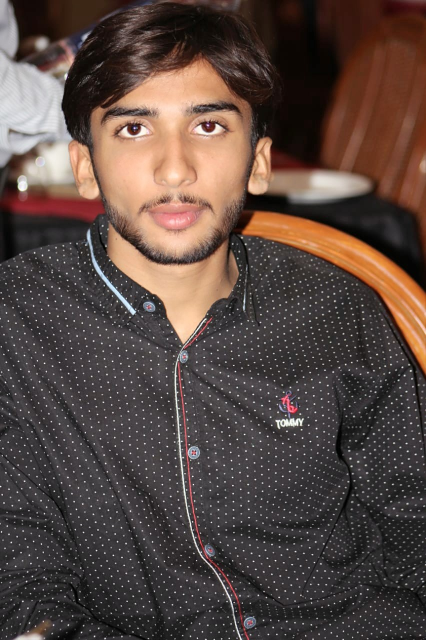
#> input picture Module no 01- Python Programming/Lecture # 16/images/ehtisham.jpg, 852 x 1280 px, found by its file name (shown at 1/2 size)
$ jupyter execute --allow-errors 'Lec-2.26(Data-Visualization-III).ipynb'
#> lines starting #> are read from the running program, lines starting #| are printed output that depends on the picture
---

<h1 align="center">Introduction to Data Analyst and Data Science for beginners</h1>
<h1 align="center">Lecture no 2.26(Data Visualization-III)</h1>

---
<h3><div align="right">Ehtisham Sadiq</div></h3>

## _Data Visualization with Matplotlib_

**Read Documentation for details:**
https://matplotlib.org/stable/users/index.html

## Learning agenda of this notebook
1. Recap:
    - Anatomy of a Figure
    - Line, Bar and Scatter Chart
2. Pie Chart
3. Histogram

## 1. Recap

### a. Anatomy of a Figure

### b. Line Chart

### c. Bar Chart

### d. Scatter Chart

To begin, let's install the Matplotlib library. We'll use the `matplotlib.pyplot` module for basic plots like line & bar charts. It is often imported with the alias `plt`.

[cell 1]
# To install this library in Jupyter notebook
import sys
#!{sys.executable} -m pip install --upgrade pip

[cell 2]
import matplotlib
matplotlib.__version__ , matplotlib.__path__

## 2. Pie Chart

- A pie chart is best used when trying to work out the composition of something. If you have categorical data then using a pie chart would work really well as each slice can represent a different category.
- Pie charts are often used to highlight the proportion of categorical data in relation to the overall value of a dataset. Pie charts are shaped like a pie, and each category that takes up a part of the pie is shaped like a slice. The larger the slice, the greater the proportion of the overall values it represents.

- Like with other plot types, the basic function in Matplotlib to plot a pie chart is `pie()`. Below are some of the important parameters we may need:

  - `x`: The list of data we want to present for each Wedge.
  - `labels`: A sequence of string that provides labels for each wedge.
  - `colors`: Set as None or as a list of colors that are the same length as x.
  - `autopct`: Set as none or as a string to label wedges with their numeric values. The label will be placed inside the wedge.
  - `explode`: Set as None or as a list of values that are the same length as x. Each item in this list indicates how far each wedge deviates from the center of the circle
  - `shadow`: Set as True or False. the default values is False. Setting true adds a shadow effect.
  - `counterclock`: Set as True or False. The default value is True. Used to specify the direction of the fractions.

### a. Example 1 (A Basic Pie Chart):

[cell 3]
import matplotlib.pyplot as plt
from matplotlib import pyplot as plt

# Create figure and axes objects
fig = plt.figure()
ax = fig.add_subplot()

# Data for the pie plot
slices = [50, 150, 300 ]

labels = ['One', 'Two', 'Three']
# Create a pie chart
ax.pie(x=slices, labels=labels)


# add title
plt.title("A Pie Chart")
# show plot
plt.show()
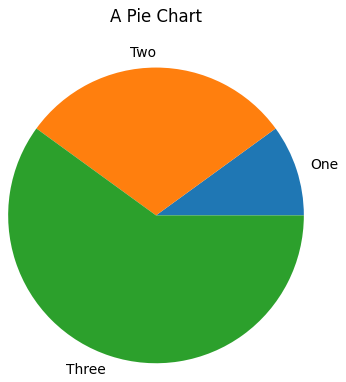
#> figure drawn by matplotlib, 1 panel

### b. Example 2 (Pie Chart Showing Student Counts in Faculty of Computing and IT at PU):

[cell 4]
import matplotlib.pyplot as plt
from matplotlib import pyplot as plt

# Create figure and axes objects
fig = plt.figure()
ax = fig.add_subplot()


# Data for the pie plot
std_count = [130, 550, 250, 400]
depts = ["DS", "CS", "SE", "IT"]
explode = [0.2, 0, 0, 0]
colors = ['#008fd5', '#fc4f30', '#e5ae37', '#6d904f']
# Create a pie chart
ax.pie(x=std_count, labels=depts, autopct='%.1f%%', colors=colors, explode=explode, shadow=True, startangle=190)


# add title
plt.title("Students Count in Faculty of IT")
# show plot
plt.show()
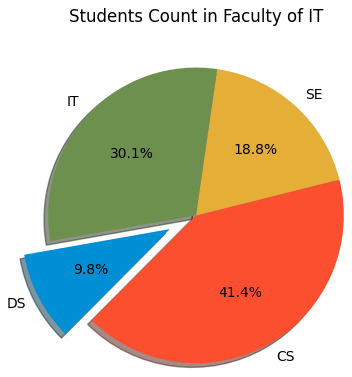
#> figure drawn by matplotlib, 1 panel

#colors = ['blue', 'red', 'yellow', 'green']
#colors = ['#008fd5', '#fc4f30', '#e5ae37', '#6d904f']

### c. Example 3 (Pie Chart Showing Popularity of Programming Languages):

[cell 5]
import pandas as pd
#> (the rest of this cell did not finish here and is left out)

[cell 6]
import matplotlib.pyplot as plt
from matplotlib import pyplot as plt

# Create figure and axes objects
fig = plt.figure()
ax = fig.add_subplot()

# Data for the pie plot
languages = ['HTML/CSS', 'C', 'C++', 'C#', 'Python', 'SQL', 'Java', 'R', 'Bash/Shell/PowerShell', 'JavaScript',
             'Ruby', 'TypeScript', 'PHP', 'VBA', 'Go']
popularity = [32242, 7885, 9569, 16606, 20013, 28946, 19216, 2757, 19802, 35773, 4685, 12532,
              4469, 12619, 4560]


# Create a pie chart
ax.pie(x=popularity, labels=languages)

# add title
plt.title("Popularity of Programming Languages")

# show plot
plt.show()
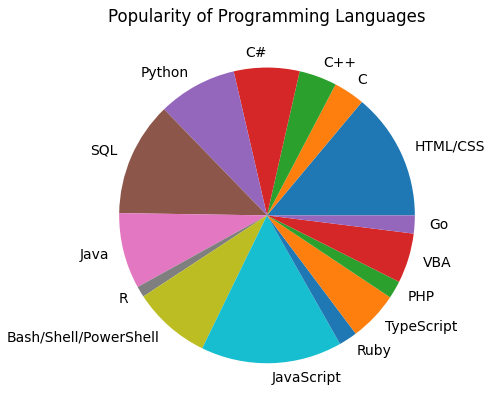
#> figure drawn by matplotlib, 1 panel

### 3. Plotting Histogram

<br><br><br><br><br><br><br><br><br><br><br><br><br><br><br><br><br><br>

The histogram is an important graph in statistics and data analysis. It can be used to help people quickly understand the distribution of data. In order to draw a histogram, we follow the steps outlined below:
- Step 1: Create appropriate number of bins that should cover the entire range of data.
- Step 2: Place the data values into their corresponding bins.
- Step 3: Count how many values fall into each different bin.
- Step 4: Draw a bar for each bin, where the height of the bar represent the data points that resides in that bin.

The function in Matplotlib that we can use to draw a histogram is `hist()`. Below are some of the important parameters that we may need:

- `x`: Our input values, either a single list/array or multiple sequences of arrays.
- `bins`: If bins is set with an integer, it will define the number of equal-width bins within a range. If bins is set with a sequence, it will define the bin edges, including the left edge of the first bin and the right edge of the last bin.
- `histtype`: Sets the style of the histogram. The default value is bar. step generates a line plot that is unfilled by default. stepfilled generates a line plot that is filled by default.
- `density`: Sets True or False. The default is set to False. If True, the histogram will be normalized to form a probability density.
- `cumulative`: Sets True or -1. If True, then a histogram is computed where each bin gives the count in that bin plus all bins for smaller values.

### a. Example 1 (Histogram showing ages of Respondents of Stack Overflow Survey)

[cell 7]
import pandas as pd
#> (the rest of this cell did not finish here and is left out)

#> (a cell that did not finish here is left out)

#> (a cell that did not finish here is left out)

#> (a cell that did not finish here is left out)

#> (a cell that did not finish here is left out)

[cell 12]
from matplotlib import pyplot as plt

# Create figure and axes objects
fig = plt.figure()
ax = fig.add_subplot()

# Data for the pie plot
#> (the rest of this cell did not finish here and is left out)

**Enhance the Graph**

[cell 13]
from matplotlib import pyplot as plt

# Create figure and axes objects
fig = plt.figure()
ax = fig.add_subplot()

# Data for the pie plot
#> (the rest of this cell did not finish here and is left out)

**Adding additional information to the histogram (a vertical line showing median and mean of the age)**

#> (a cell that did not finish here is left out)

#> (a cell that did not finish here is left out)

[cell 16]
from matplotlib import pyplot as plt

# Create figure and axes objects
fig = plt.figure()
ax = fig.add_subplot()

# Data for the pie plot
#> (the rest of this cell did not finish here and is left out)

### b. Example 2 (Histogram of an Image)
>- The histogram of a grey scale image indicate the number of times each grey level occurs in the image
>- The histogram of an image gives the the global appearance of the image, i.e., the image appears to be on the darker side or brighter side.
>- An image histogram doesn't tell you what the image contains, i.e., is this the image of a face, or areal view of city. So no structural information is available in histyorgram of an image

[cell 17]
from PIL import Image
rgb_img = Image.open("images/ehtisham.jpg")
#> rgb_img is the input picture: PIL image 852x1280 RGB; mean R, G, B 87.6, 71.4, 65.3
rgb_img

[cell 18]
grey_img = rgb_img.convert('L')
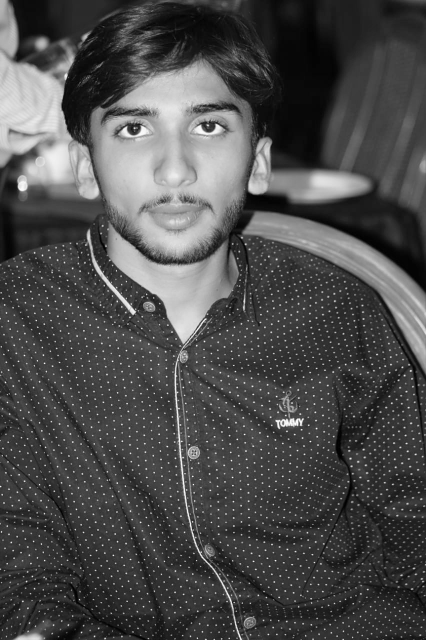
#> grey_img: PIL image 852x1280 L (shown at 1/2 size); min 0, max 255, mean 75.6

[cell 19]
grey_img

[cell 20]
import numpy as np
grey_img_array = np.array(grey_img)
grey_img_array

[cell 21]
grey_img_array.shape
#> Out = (1280, 852)

[cell 22]
from matplotlib import pyplot as plt

# Create figure and axes objects
fig = plt.figure()
ax = fig.add_subplot()

bins=[0,50,100,150,200,255]
ax.hist(x=grey_img_array, bins=bins)


# add title
plt.title("Histogram of a Grey Scale Image")

plt.xlabel("Grey Levels")
plt.ylabel('Pixel Frequency')
plt.grid(True)
# show plot
plt.show()
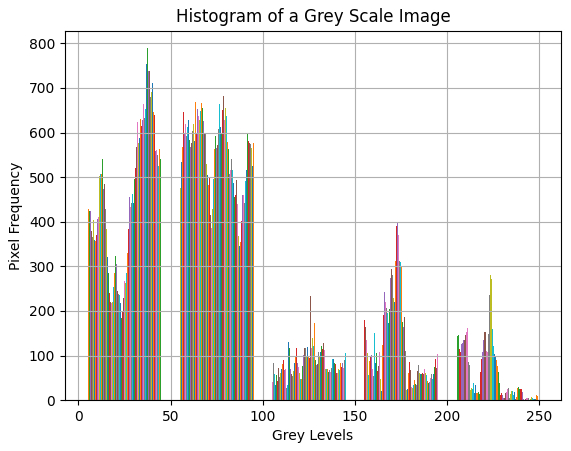
#> figure drawn by matplotlib, 1 panel; tallest bar 482 high, from x = 5 to 5.05; tallest bar 462 high, from x = 5.05 to 5.09; tallest bar 474 high, from x = 55.09 to 55.14

#### b. Changing Attributes

[cell 23]
# import required libraries
import matplotlib.pyplot as plt
import numpy as np

# geerating random values withing range from a univariate “normal” (Gaussian) distribution of mean 0 and variance 1.
data = np.random.randn(2000)

# create a subplot of 2 rows and 2 columns and set figure and axes objects
fig, axe = plt.subplots(nrows=2, ncols=2)

# use the tight_layout to avoid the overlapping/clipping
# This layout helps us adjust our elements to fit them comfortably onto the figure
plt.tight_layout()

# use axes object to plot histograms in subplots, for example plot histrogram on 0th row, 0th column
axe[0][0].hist(data, bins=30)
axe[0][0].set_title("set bins=30")

# plot histrogram on 0th row, 1st column, by setting density to true which normalized the histogram
axe[0][1].hist(data, density=True, color="r")
axe[0][1].set_title("normalized")

# plot histrogram on 1st row, 0th column,
axe[1][0].hist(data, color="orange")
axe[1][0].set_title("set color as Oranges")

# plot histrogram on 1st row, 1st column, by setting histogram type as step
axe[1][1].hist(data, histtype='step')
axe[1][1].set_title("step")

# show figure
plt.show()
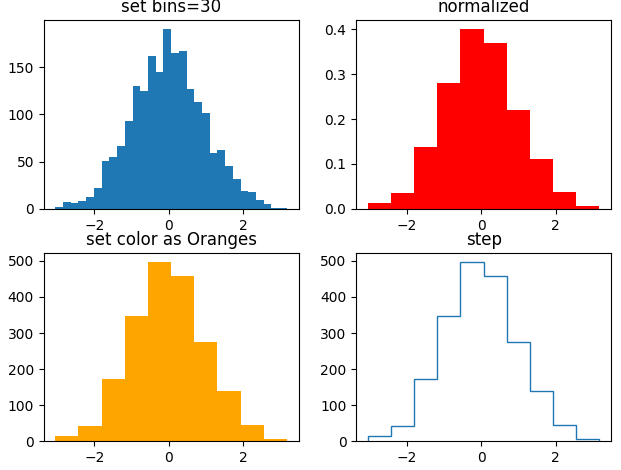
#> figure drawn by matplotlib, 4 panels; panel 1: tallest bar 190 high, from x = -0.145 to 0.0624; panel 2: tallest bar 0.4 high, from x = -0.559 to 0.0624; panel 3: tallest bar 497 high, from x = -0.559 to 0.0624
